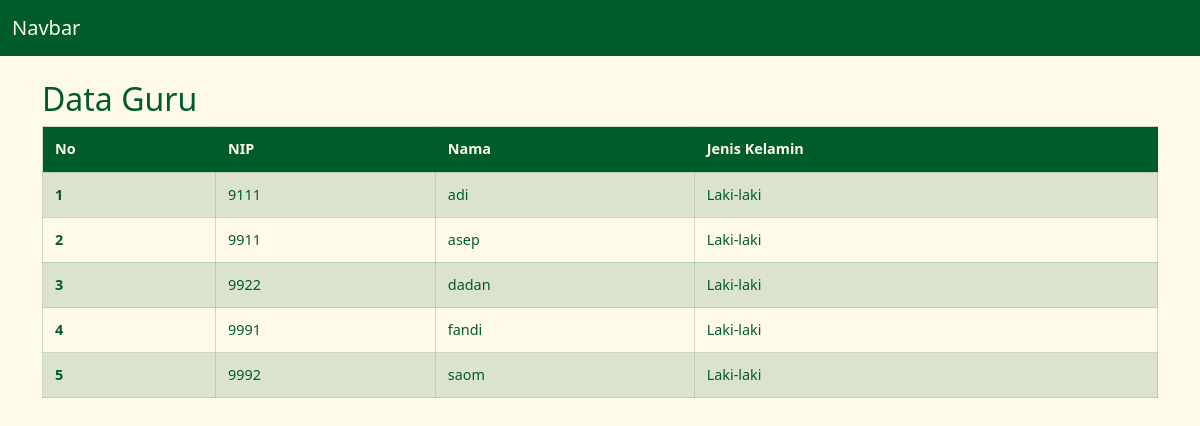
Page /tabel/daftar_guru.php on the committed database.
### tables this page shows
CREATE TABLE `guru` (
  `id` int(11) NOT NULL,
  `nip` varchar(20) NOT NULL,
  `nama` varchar(100) NOT NULL,
  `jenis_kelamin` enum('L','P') NOT NULL,
  `user_id` int(11) NOT NULL
);

### tabel/daftar_guru.php (the view)
<?php
require_once __DIR__ . "/../navbar/navbar.php";
require_once __DIR__ . "/../navbar/koneksi.php";
$hasil = mysqli_query($koneksi, "SELECT nip, nama, jenis_kelamin FROM guru ORDER BY nama ASC");
?>
<main class="container py-4">
	<h1 class="h2">Data Guru</h1>
	<div class="table-responsive">
		<table class="table table-bordered table-striped align-middle">
			<thead>
				<tr>
					<th scope="col">No</th>
					<th scope="col">NIP</th>
					<th scope="col">Nama</th>
					<th scope="col">Jenis Kelamin</th>
				</tr>
			</thead>
			<tbody>
				<?php if ($hasil && mysqli_num_rows($hasil) > 0): ?>
					<?php $nomor = 1; ?>
					<?php while ($guru = mysqli_fetch_assoc($hasil)): ?>
						<tr>
							<th scope="row"><?= $nomor++; ?></th>
							<td><?= htmlspecialchars($guru['nip']); ?></td>
							<td><?= htmlspecialchars($guru['nama']); ?></td>
							<td><?= $guru['jenis_kelamin'] === 'L' ? 'Laki-laki' : 'Perempuan'; ?></td>
						</tr>
					<?php endwhile; ?>
				<?php else: ?>
					<tr>
						<td colspan="4" class="text-center">Belum ada data guru.</td>
					</tr>
				<?php endif; ?>
			</tbody>
		</table>
	</div>
</main>
<?php require_once __DIR__ . "/../navbar/footer.php"; ?>

### css/theme.css (style rules this page uses)
:root { --theme-cream: #fffae8; --theme-green: #005c28; --theme-coral: #f9533c; --bs-primary: var(--theme-green); --bs-primary-rgb: 0, 92, 40; --bs-success: var(--theme-green); --bs-success-rgb: 0, 92, 40; --bs-danger: var(--theme-coral); --bs-danger-rgb: 249, 83, 60; --bs-warning: var(--theme-coral); --bs-warning-rgb: 249, 83, 60; --bs-body-bg: var(--theme-cream); --bs-body-color: var(--theme-green); --bs-link-color: var(--theme-green); --bs-link-hover-color: var(--theme-coral); --bs-border-color: rgba(0, 92, 40, .2); }
body { background-color: var(--theme-cream); color: var(--theme-green); }
.table { width: 100%; margin-bottom: 1.5rem; font-size: .9rem; border: 1px solid rgba(0, 92, 40, .2); --bs-table-color: var(--theme-green); --bs-table-bg: var(--theme-cream); --bs-table-border-color: rgba(0, 92, 40, .2); --bs-table-striped-color: var(--theme-green); --bs-table-striped-bg: rgba(0, 92, 40, .07); }
.table > :not(caption) > * > * { padding: .75rem; line-height: 1.4; vertical-align: middle; border: 1px solid rgba(0, 92, 40, .2); }
.table thead th { background-color: var(--theme-green); color: var(--theme-cream); font-weight: 700; text-align: left; white-space: nowrap; }
.table tbody tr:nth-of-type(odd) > * { background-color: rgba(0, 92, 40, .07); }

### rows in the picture
guru: nip "9111", nama "adi", jenis_kelamin "Laki-laki"
guru: nip "9911", nama "asep", jenis_kelamin "Laki-laki"
guru: nip "9922", nama "dadan", jenis_kelamin "Laki-laki"
guru: nip "9991", nama "fandi", jenis_kelamin "Laki-laki"
guru: nip "9992", nama "saom", jenis_kelamin "Laki-laki"
